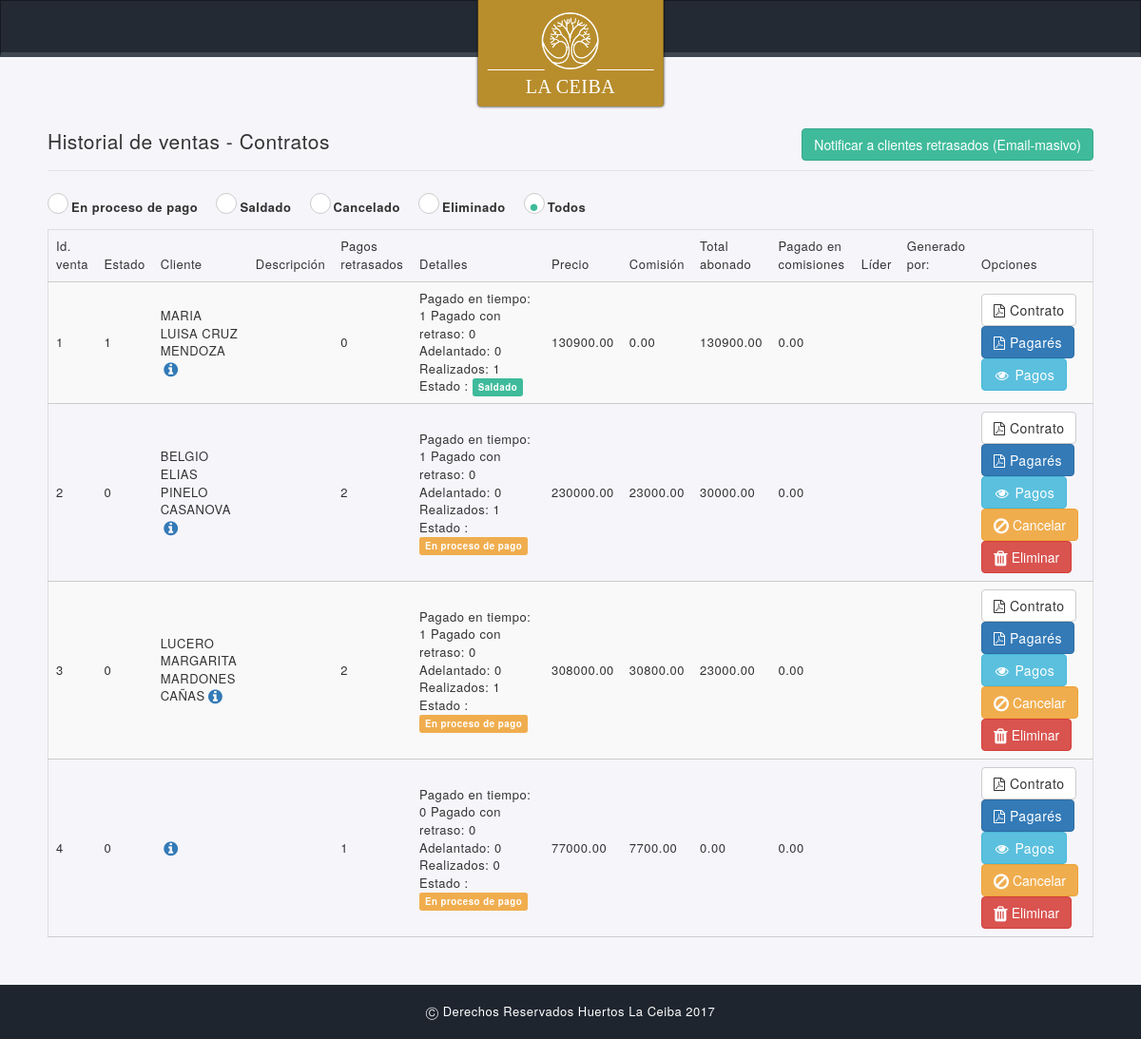
The app's page /index.php/venta/historial_de_ventas with its own data.
### tables this page shows
CREATE TABLE IF NOT EXISTS `ventas` (
  `id_venta` INT UNSIGNED NOT NULL AUTO_INCREMENT,
  `id_usuario` INT UNSIGNED NOT NULL,
  `id_cliente` INT UNSIGNED NOT NULL COMMENT 'Quien generó el contrato en el sistema',
  `id_lider` INT UNSIGNED NOT NULL,
  `contrato_html` TEXT NOT NULL,
  `ciudad_expedicion` VARCHAR(50) NOT NULL,
  `version` TINYINT UNSIGNED NOT NULL DEFAULT 2,
  `estado` TINYINT(1) NOT NULL,
  `testigo_1` VARCHAR(45) NOT NULL,
  `testigo_2` VARCHAR(45) NOT NULL,
  `precio` DOUBLE(10,2) NOT NULL,
  `enganche` DOUBLE(10,2) NOT NULL,
  `abono` DOUBLE(10,2) NOT NULL,
  `porcentaje_comision` DOUBLE(5,2) UNSIGNED NOT NULL,
  `comision` DOUBLE(10,2) UNSIGNED NOT NULL,
  `porcentaje_penalizacion` DOUBLE(5,2) UNSIGNED NOT NULL,
  `retrasos_permitidos` INT UNSIGNED NOT NULL COMMENT 'Son meses al parecer.\n',
  `created_at` TIMESTAMP NULL,
  `updated_at` TIMESTAMP NULL,
  PRIMARY KEY (`id_venta`),
  INDEX `FK_ventas_users_idx` (`id_cliente` ASC),
  INDEX `FK_ventas_users_idx1` (`id_lider` ASC),
  INDEX `FK_ventas_users_usuario_idx` (`id_usuario` ASC),
  CONSTRAINT `FK_ventas_users_cliente`
    FOREIGN KEY (`id_cliente`)
    REFERENCES `users` (`id`)
    ON DELETE CASCADE
    ON UPDATE NO ACTION,
  CONSTRAINT `FK_ventas_users_lider`
    FOREIGN KEY (`id_lider`)
    REFERENCES `users` (`id`)
    ON DELETE CASCADE
    ON UPDATE NO ACTION,
  CONSTRAINT `FK_ventas_users_usuario`
    FOREIGN KEY (`id_usuario`)
    REFERENCES `users` (`id`)
    ON DELETE CASCADE
    ON UPDATE NO ACTION);

### application/views/templates/template.php (called while the page is built)
<?php
    $this->load->view('./templates/header');
    $this->load->view("./{$body}");
    $this->load->view('./templates/footer');

### application/controllers/Venta.php (called while the page is built, shortened)
<?php
class Venta extends CI_Controller
{
    public function __construct()
    {
        $this->load->model('Contrato_model');
        $this->load->model('Opciones_ingreso_model');
        $this->load->model('Manzana_model');
        $this->load->model('Huerto_model');
        $this->load->model('Venta_model');
        $this->load->model('Historial_model');
        $this->load->model('HuertosVentas_model');
        $this->load->model('Trans_model');
    }
    public function historial_de_ventas()
    {
        $data['title'] = "Historial de ventas";
        $data['body'] = "historial_ventas";
        $venta = new $this->Venta_model();
        $data['ventas'] = $venta->select("ventas.id_venta,
                                          ventas.version,
                                          ventas.precio,
                                          ventas.comision,
                                          ventas.porcentaje_comision,
                                          ventas.estado,
                                          SUM(IF(historial.estado = 0 && DATE(historial.fecha) <= NOW(),1,0)) AS retraso,
                                          SUM(IF(DATEDIFF( historial.fecha_pago ,historial.fecha) > 0 ,1,0)) AS retrasados,
                                          SUM(IF(DATEDIFF( historial.fecha_pago ,historial.fecha) < 0 ,1,0)) AS adelantados,
                                          SUM(IF(historial.estado = 1 && DATE(historial.fecha) = DATE(historial.fecha_pago),1,0)) AS en_tiempo,
                                          SUM(IF(historial.estado = 1,1,0)) AS realizados,
                                          SUM(historial.pago) AS pagado,
                                          SUM(IF(historial.estado = 1,historial.comision,0)) AS comisionado,
                                          CONCAT(cliente.first_name,' ',cliente.last_name) AS nombre_cliente,
                                          cliente.phone,
                                          cliente.email,
                                          CONCAT(lider.first_name,' ',lider.last_name) AS nombre_lider,
                                          CONCAT(user.first_name,' ',user.last_name) AS nombre_user")
                                ->join('historial', 'ventas.id_venta = historial.id_venta', 'left')
                                ->join('users as cliente', 'ventas.id_cliente = cliente.id', 'left')
                                ->join('users as lider', 'ventas.id_lider = lider.id', 'left')
                                ->join('users as user', 'ventas.id_usuario = user.id', 'left')
                                ->where(['ventas.estado !=' => 4])
                                ->group_by('ventas.id_venta')
                                ->get();
        foreach ($data['ventas'] as $key => $venta) {
            $descripcion = $this->Venta_model->select('GROUP_CONCAT("Mz. ",manzanas.manzana, " Ht. ", huertos.huerto) as descripcion')
                                              ->join('huertos_ventas', 'ventas.id_venta = huertos_ventas.id_venta', 'inner')
                                              ->join('huertos', 'huertos_ventas.id_huerto = huertos.id_huerto', 'inner')
                                              ->join('manzanas', 'huertos.id_manzana = manzanas.id_manzana', 'inner')
                                              ->where(['ventas.id_venta' => $venta->id_venta])
                                              ->get();
            $data['ventas'][$key]->descripcion = $descripcion[0]->descripcion;
        }
        $this->load->view('templates/template', $data);
    }
}

### index.php (called while the page is built, shortened)
<?php
require_once BASEPATH.'core/CodeIgniter.php';

### application/models/Venta_model.php (called while the page is built, shortened)
<?php
class Venta_model extends CI_Model {
    private $table = "ventas";
    public function get($condicion = array()){
        $this->db->from($this->table);
        $query = $this->db->get();
        return $query->result();
    }
    public function select($select){
        $this->db->select($select);
        return $this;
    }
    public function where($condicion){
        $this->db->where($condicion);
        return $this;
    }
    public function join($table_join,$condicion,$type='left'){
        $this->db->join($table_join,$condicion,$type);
        return $this;
    }
    public function group_by($group){
        $this->db->group_by($group);
        return $this;
    }
}

### application/views/historial_ventas.php (the view, shortened to what this page needs)
<main class="wrap-main">
    <div class="container-fluid container">
        <div class="row">
            <div class="col-xs-12">
                <legend>Historial de ventas - Contratos
                    <div class="pull-right ajax-button">
                        <button id="email-notificator" class="btn btn-success">Notificar a clientes retrasados (Email-masivo)</button>
                    </div>
                    <div class="clearfix"></div>
                </legend>
                <div class="radiobutton-custom">
                    <label for="enproceso">En proceso de pago</label>
                    <label for="cSaldado">Saldado</label>
                    <label for="cCancelado">Cancelado</label>
                    <label for="cEliminado">Eliminado</label>
                    <label for="allC">Todos</label>
                </div>
            </div>
            <div class="col-xs-12">
                <table id="historial-ventas-table" class="table table-striped table-bordered nowrap" cellspacing="0" width="100%">
                    <thead>
                        <tr>
                            <th data-visible="false">Id. venta</th>
                            <th data-visible="false">Estado</th>
                            <th class="all">Cliente</th>
                            <th>Descripción</th>
                            <th>Pagos retrasados</th>
                            <th>Detalles</th>
                            <th>Precio</th>
                            <th>Comisión</th>
                            <th>Total abonado</th>
                            <th>Pagado en comisiones</th>
                            <th>Líder</th>
                            <th>Generado por:</th>
                            <th>Opciones</th>
                        </tr>
                    </thead>
                    <tbody>
                        <?php foreach ($ventas as $venta) :?>
                        <tr>
                            <td>
                                <?= $venta->id_venta; ?>
                            </td>
                            <td>
                                <?= $venta->estado; ?>
                            </td>
                            <td>
                                <?= $venta->nombre_cliente; ?><a data-toggle="popover" title="Detalles:" data-placement="top" data-content="<p>Correo: <a href='mailto:<?= $venta->email ?>'> <?= $venta->email ?></a></p><p>Telefono: <a href='tel:<?=$venta->phone?>'><span class='phone'><?=$venta->phone?></span></a></p>"><span class="fa fa-info-circle fa-lg fa-fw"></span></a>
                            </td>
                            <td>
                            </td>
                            <td>
                                <?= $venta->retraso; ?>
                            </td>
                            <td>
                                Pagado en tiempo:
                                <?= $venta->en_tiempo; ?>
                                    Pagado con retraso:
                                    <?= $venta->retrasados; ?>
                                        Adelantado:
                                        <?= $venta->adelantados; ?>
                                            Realizados:
                                            <?= $venta->realizados; ?>
                                                Estado :
                                                <?php if ($venta->estado == 0) {
                                                echo '<span class="label label-warning">En proceso de pago</span>';
                                            } elseif ($venta->estado == 1) {
                                                echo '<span class="label label-success">Saldado</span>';
                                            } elseif ($venta->estado == 2) {
                                                echo '<span class="label label-default">Cancelado</span>';
                                            } elseif ($venta->estado == 3) {
                                                echo '<span class="label label-danger">Eliminado</span>';
                                            } ?>
                            </td>
                            <td>
                                <?= $venta->precio ?>
                            </td>
                            <td>
                                <?= $venta->comision ?>
                            </td>
                            <td>
                                <?= $venta->pagado ?>
                            </td>
                            <td>
                                <?= $venta->comisionado?>
                            </td>
                            <td>
                            </td>
                            <td>
                            </td>
                            <td>
                                <?php
                                if ($venta->estado == 0 || $venta->estado == 1|| $venta->estado== 2) :
                                ?>
                                    <a href="<?= base_url(); ?>reportes/contrato/<?= $venta->id_venta; ?>" class="btn btn-default" target=""><i class="fa fa-file-pdf-o" aria-hidden="true"></i> Contrato</a>
                                    <a href="<?= base_url(); ?>reportes/<?= ($venta->version == 2) ? 'pagares' : 'recibos'?>/<?= $venta->id_venta; ?>" class="btn btn-primary"><i class="fa fa-file-pdf-o" aria-hidden="true"></i> <?= ($venta->version == 2) ? ' Pagarés' : ' Recibos'?></a>
                                    <a href="<?= base_url() ?>registros/pagos/<?= $venta->id_venta; ?>" target="_blank" class="btn btn-info"><i class="fa fa-fw fa-eye"></i> Pagos</a>
                                    <?php
                                    if ($venta->estado == 0) :
                                    ?>
                                        <button title="Cancelar Contrato" class="btn btn-warning cancelar-venta"><span class="fa fa-ban fa-lg"></span> Cancelar</button>
                                        <button title="Eliminar Contrato" class="btn btn-danger eliminar-venta"><span class="fa fa-trash fa-lg"></span> Eliminar</button>
                                        <?php
                                    endif;
                                    ?>
                                                        <?php
                                else :
                                ?>
                                                            <button class="btn recuperar-venta"> <span class="fa fa-undo"></span> Recuperar</button>
                                                            <?php
                                endif;
                                ?>
                            </td>
                        </tr>
                        <?php endforeach;?>
                    </tbody>
                </table>
            </div>
        </div>
    </div>
</main>

### application/views/templates/header.php (shortened to what this page needs)
<!DOCTYPE html>
<html lang="es-MX">
<head>
    <link rel="stylesheet" href="https://maxcdn.bootstrapcdn.com/font-awesome/4.7.0/css/font-awesome.min.css">
    <link rel="stylesheet" href="<?= base_url() ?>assets/css/jquery.dataTables.css">
    <link rel="stylesheet" type="text/css" href="https://cdn.datatables.net/responsive/2.1.0/css/responsive.dataTables.min.css" />
    <link rel="stylesheet" href="https://cdnjs.cloudflare.com/ajax/libs/sweetalert/1.1.3/sweetalert.min.css">
    <link rel="stylesheet" href="http://code.jquery.com/ui/1.12.0/themes/smoothness/jquery-ui.css" />
    <link rel="stylesheet" type="text/css" href="<?= base_url() ?>assets/css/mapplic.css">
    <link rel="stylesheet" href="<?= base_url() ?>assets/css/estilos.min.css?v=<?= date(" Y-m-dH:i:s ") ?>">
</head>
<body>
    <header>
        <nav class="navbar navbar-default">
            <div class="container-fluid">
                <div class="navbar-header">
                    <a href="<?= base_url() ?>" class="brand-ceiba">
                        <figure>
                            <img src="<?= base_url() ?>assets/img/logos/logo_blanco.png" alt="La ceiba">
                            <figcaption>La Ceiba</figcaption>
                        </figure>
                    </a>
                </div>
            </div>
        </nav>
    </header>

### application/views/templates/footer.php (shortened to what this page needs)
<footer>
    <div class="container-fluid container">
        <div class="row">
            <div class="col-xs-12">
                <p>&#x24B8; Derechos Reservados Huertos La Ceiba 2017</p>
            </div>
        </div>
    </div>
</footer>
</body>
</html>

### records on screen
ventas: id_venta "1", estado "1", nombre_cliente "MARIA LUISA CRUZ MENDOZA", retraso "0", en_tiempo "1", retrasados "0", adelantados "0", realizados "1", shows "Saldado", precio "130900.00", comision "0.00", pagado "130900.00", comisionado "0.00", version "Pagarés"
ventas: id_venta "2", estado "0", nombre_cliente "BELGIO ELIAS PINELO CASANOVA", retraso "2", en_tiempo "1", retrasados "0", adelantados "0", realizados "1", shows "En proceso de pago", precio "230000.00", comision "23000.00", pagado "30000.00", comisionado "0.00", version "Pagarés", shows "Cancelar"
ventas: id_venta "3", estado "0", nombre_cliente "LUCERO MARGARITA MARDONES CAÑAS", retraso "2", en_tiempo "1", retrasados "0", adelantados "0", realizados "1", shows "En proceso de pago", precio "308000.00", comision "30800.00", pagado "23000.00", comisionado "0.00", version "Pagarés", shows "Cancelar"
ventas: id_venta "4", estado "0", retraso "1", en_tiempo "0", retrasados "0", adelantados "0", realizados "0", shows "En proceso de pago", precio "77000.00", comision "7700.00", pagado "0.00", comisionado "0.00", version "Pagarés", shows "Cancelar"
